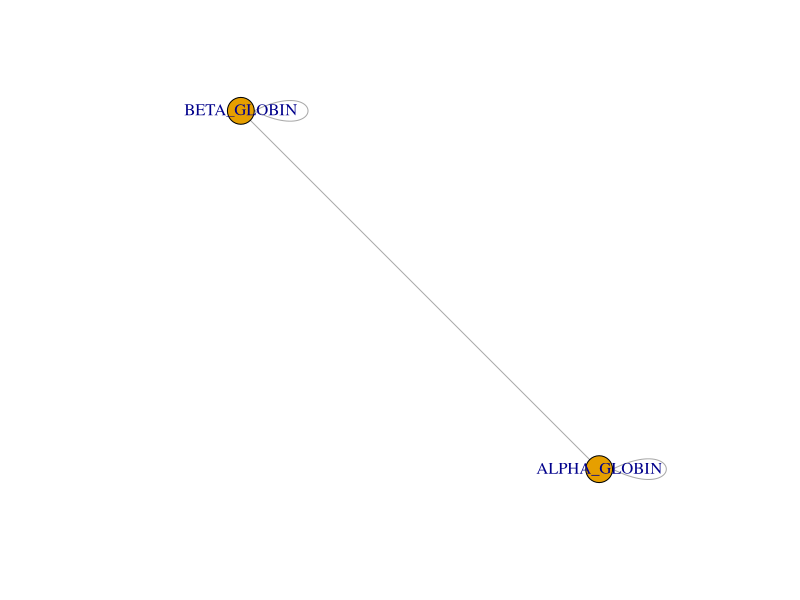
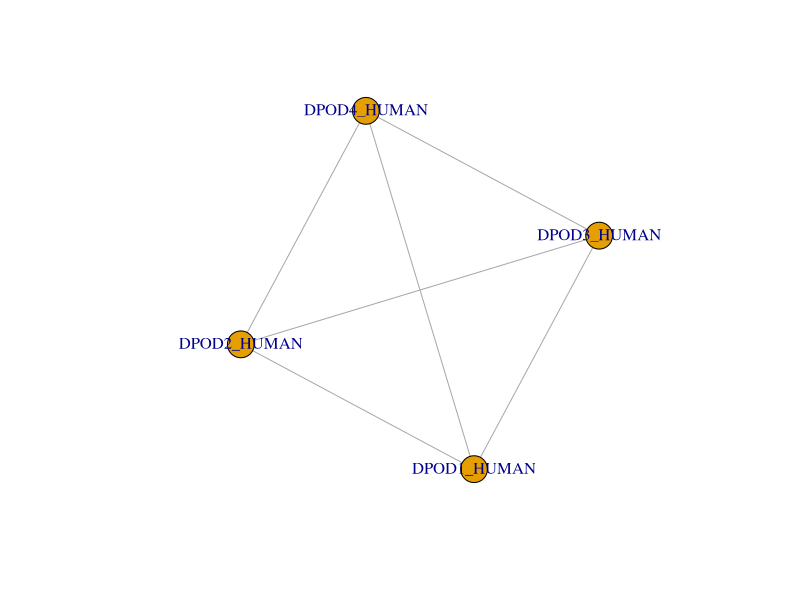
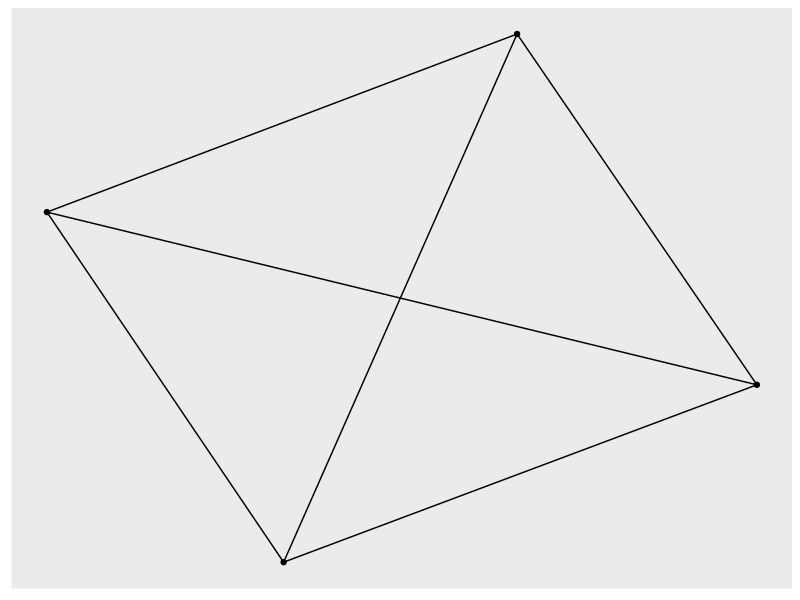
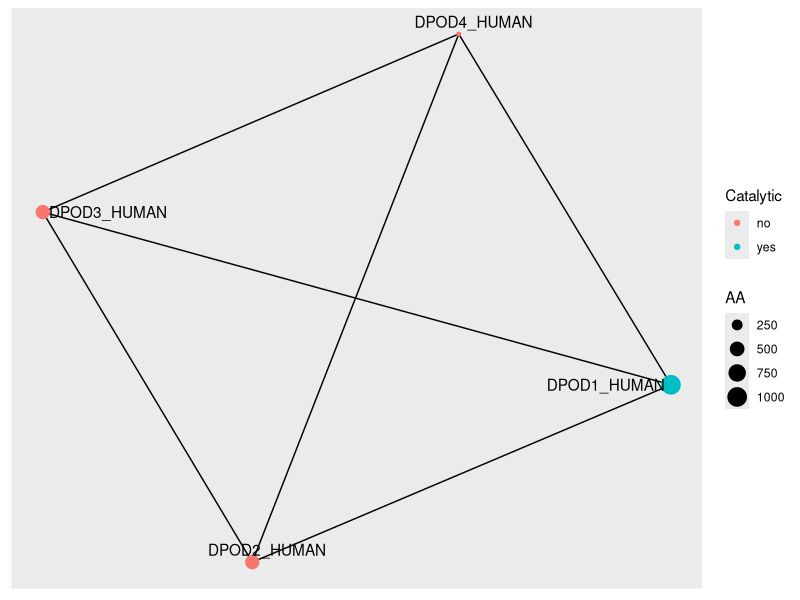
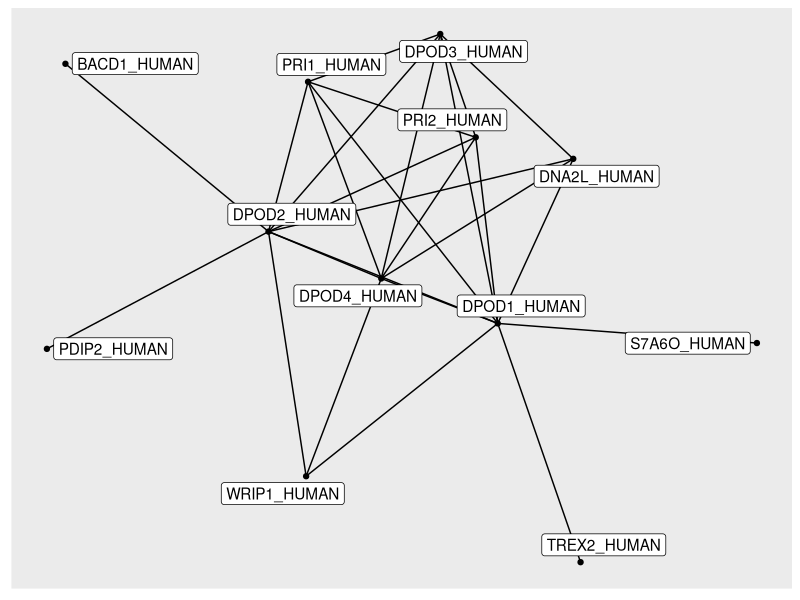
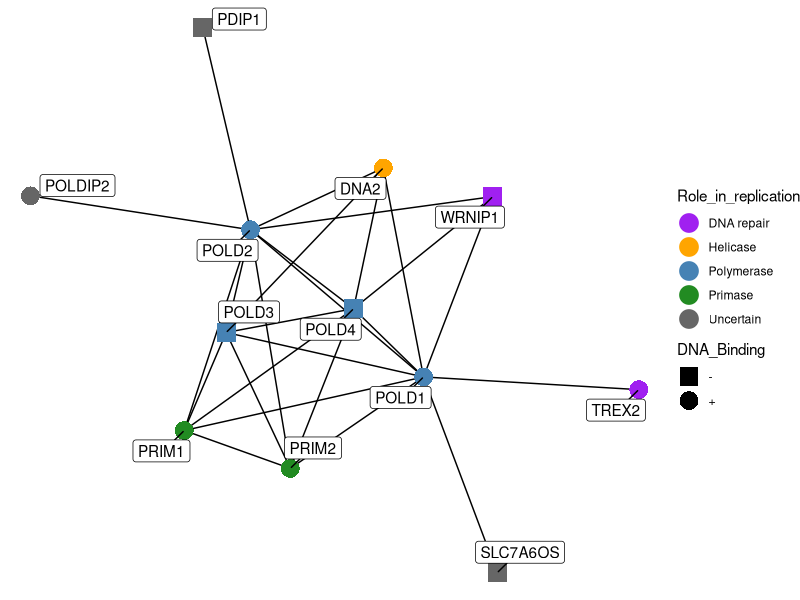
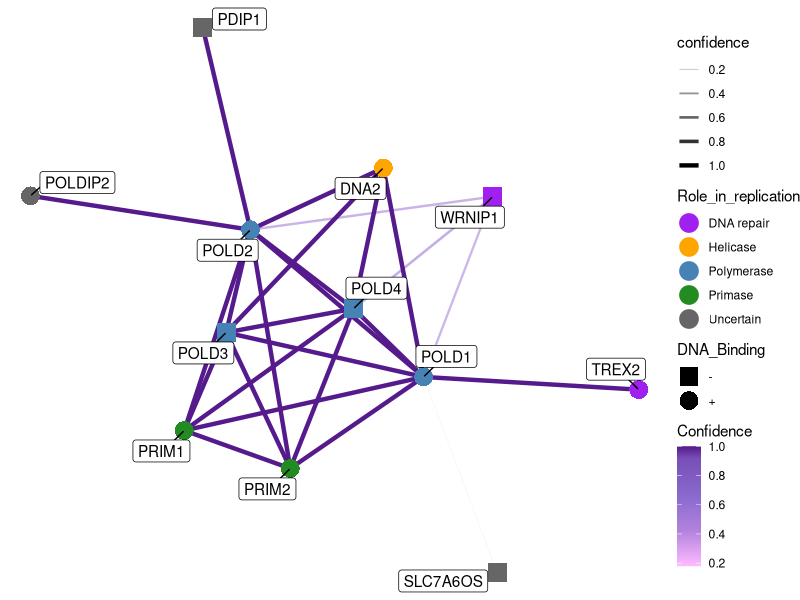

The R script that drew these images, in order:
## ---- chunk 1
library(igraph)
library(ggraph)
library(tidygraph)
## ---- chunk 2
hemoglobin <- data.frame(from = c("ALPHA_GLOBIN", "ALPHA_GLOBIN", "BETA_GLOBIN"), to = c("ALPHA_GLOBIN", "BETA_GLOBIN", "BETA_GLOBIN"))
g <- graph_from_data_frame(hemoglobin, directed = FALSE, vertices = NULL)
plot(g)
## ---- chunk 3
polymerase_subunit <- data.frame(from = c("DPOD1_HUMAN", "DPOD1_HUMAN", "DPOD1_HUMAN", "DPOD2_HUMAN", "DPOD2_HUMAN", "DPOD3_HUMAN"), to = c("DPOD2_HUMAN", "DPOD3_HUMAN", "DPOD4_HUMAN", "DPOD3_HUMAN", "DPOD4_HUMAN", "DPOD4_HUMAN"))
ps_attr <- data.frame(name = c("DPOD1_HUMAN", "DPOD2_HUMAN", "DPOD3_HUMAN", "DPOD4_HUMAN"), GeneID = c("PolD1", "PolD2", "PolD3", "PolD4"), Catalytic = c("yes", "no", "no", "no"), Description = c(
    "DNA polymerase delta catalytic subunit",
    "DNA polymerase delta subunit 2",
    "DNA polymerase delta subunit 3",
    "DNA polymerase delta subunit 4"
), AA = c(1009, 469, 466, 107))
p <- graph_from_data_frame(polymerase_subunit, directed = FALSE, vertices = ps_attr)
plot(p)
V(p)$Description

## ---- chunk 4
ggraph(p) +
    geom_edge_link() +
    geom_node_point()

## ---- chunk 5
ggraph(p) + geom_edge_link() + geom_node_point(aes(colour = Catalytic, size = AA)) + geom_node_text(aes(label = name), repel = TRUE)
## ---- chunk 6
poldelta_extented_interactions <- data.frame(from = c("DPOD1_HUMAN", "DPOD1_HUMAN", "DPOD1_HUMAN", "DPOD1_HUMAN", "DPOD1_HUMAN", "DPOD1_HUMAN", "DPOD1_HUMAN", "DPOD1_HUMAN", "DPOD1_HUMAN", "DPOD2_HUMAN", "DPOD2_HUMAN", "DPOD2_HUMAN", "DPOD2_HUMAN", "DPOD2_HUMAN", "DPOD2_HUMAN", "DPOD2_HUMAN", "DPOD2_HUMAN", "DPOD3_HUMAN", "DPOD3_HUMAN", "DPOD3_HUMAN", "DPOD3_HUMAN", "DPOD4_HUMAN", "DPOD4_HUMAN", "DPOD4_HUMAN", "DPOD4_HUMAN", "PRI1_HUMAN", "WRIP1_HUMAN"), to = c("DPOD2_HUMAN", "DPOD3_HUMAN", "DPOD4_HUMAN", "S7A6O_HUMAN", "TREX2_HUMAN", "DNA2L_HUMAN", "PRI1_HUMAN", "PRI2_HUMAN", "WRIP1_HUMAN", "DPOD3_HUMAN", "DPOD4_HUMAN", "PDIP2_HUMAN", "BACD1_HUMAN", "WRIP1_HUMAN", "DNA2L_HUMAN", "PRI1_HUMAN", "PRI2_HUMAN", "DPOD4_HUMAN", "DNA2L_HUMAN", "PRI1_HUMAN", "PRI2_HUMAN", "DNA2L_HUMAN", "PRI1_HUMAN", "PRI2_HUMAN", "WRIP1_HUMAN", "PRI2_HUMAN", "WRIP1_HUMAN"), confidence = c(1.00, 1.00, 1.00, 0.18, 1.00, 1.00, 1.00, 1.00, 0.52, 1.00, 1.00, 1.00, 1.00, 0.54, 1.00, 1.00, 1.00, 1.00, 1.00, 1.00, 1.00, 1.00, 1.00, 1.00, 0.57, 1.00, 0.65))
e <- graph_from_data_frame(poldelta_extented_interactions, directed = FALSE, vertices = NULL)


ggraph(e, layout = "kk") + geom_edge_link() + geom_node_point() + geom_node_label(aes(label = name), repel = TRUE)
## ---- chunk 7
extended_attr <- data.frame(
    name = c(
        "DPOD1_HUMAN", "DPOD2_HUMAN", "DPOD3_HUMAN", "DPOD4_HUMAN",
        "BACD1_HUMAN", "DNA2L_HUMAN", "PDIP2_HUMAN", "PRI1_HUMAN",
        "PRI2_HUMAN", "S7A6O_HUMAN", "TREX2_HUMAN", "WRIP1_HUMAN"
    ),
    GeneID = c(
        "POLD1", "POLD2", "POLD3", "POLD4",
        "PDIP1", "DNA2", "POLDIP2", "PRIM1",
        "PRIM2", "SLC7A6OS", "TREX2", "WRNIP1"
    ),
    Role_in_replication = c(
        "Polymerase", "Polymerase", "Polymerase", "Polymerase",
        "Uncertain", "Helicase", "Uncertain", "Primase",
        "Primase", "Uncertain", "DNA repair", "DNA repair"
    ),
    Cellular_component = c(
        "Nucleus", "Nucleus", "Nucleus", "Nucleus",
        "Nucleus", "Nucleus; Mitochondrion", "Nucleus", "Nucleus (Nucleoplasm)",
        "Nucleus (Nucleoplasm)", "Nucleus", "Nucleus", "Nucleus"
    ),
    DNA_Binding = c(
        "+", "+", "-", "-",
        "-", "+", "+", "+",
        "+", "-", "+", "-"
    ),
    Description = c(
        "DNA polymerase delta catalytic subunit",
        "DNA polymerase delta subunit 2",
        "DNA polymerase delta subunit 3",
        "DNA polymerase delta subunit 4",
        "Polymerase delta-interacting protein 1",
        "DNA replication helicase/nuclease 2",
        "Polymerase delta-interacting protein 2",
        "DNA primase small subunit",
        "DNA primase large subunit",
        "Probable RNA Pol II localization factor",
        "3′→5′ exonuclease, DNA repair",
        "Werner helicase-interacting protein 1"
    )
)

e <- graph_from_data_frame(poldelta_extented_interactions, directed = FALSE, vertices = extended_attr)

ggraph(e, layout = "kk") +

    geom_edge_link() +

    # NODES
    geom_node_point(
        aes(
            colour = Role_in_replication,
            shape  = DNA_Binding
        ),
        size = 6
    ) +
    geom_node_label(aes(label = GeneID), repel = TRUE, box.padding = 0.4) +

    # Node color scheme
    scale_colour_manual(values = c(
        "Polymerase" = "steelblue",
        "Primase"    = "forestgreen",
        "Helicase"   = "orange",
        "DNA repair" = "purple",
        "Uncertain"  = "gray40"
    ), na.translate = FALSE) +

    # Node shape scheme (+ binds DNA, – does not)
    scale_shape_manual(values = c("+" = 16, "-" = 15), na.translate = FALSE) +

    # Optional: hide edge legends
    guides(edge_colour = "none", edge_alpha = "none", edge_width = "none") +

    theme_void()

## ---- chunk 8
ggraph(e, layout = "kk") +
    geom_edge_link(
        aes(
            edge_colour = confidence,
            edge_alpha = confidence,
            edge_width = confidence
        )
    ) +
    scale_edge_colour_gradientn(
        colours = c("plum1", "mediumpurple3", "purple4"),
        values  = c(0, 0.3, 0.9, 1),
        name    = "Confidence" # name for the edge colorbar
    ) +
    guides(edge_colour = guide_edge_colourbar(
        title  = "Confidence",
        ticks  = TRUE,
        breaks = c(0.15, 0.6, 0.95),
        labels = c("0.0–0.3 poor", "0.3–0.9 good", "0.9–1.0 excellent")
    )) +
    scale_edge_alpha(range = c(0.2, 1)) +
    scale_edge_width(range = c(0.3, 1.5)) +

    # NODES
    geom_node_point(aes(colour = Role_in_replication, shape = DNA_Binding), size = 6) +
    geom_node_label(aes(label = GeneID), repel = TRUE, box.padding = 0.4) +
    scale_colour_manual(values = c(
        "Polymerase" = "steelblue",
        "Primase"    = "forestgreen",
        "Helicase"   = "orange",
        "DNA repair" = "purple",
        "Uncertain"  = "gray40"
    ), na.translate = FALSE) +
    scale_shape_manual(values = c("+" = 16, "-" = 15), na.translate = FALSE) +
    theme_void()
